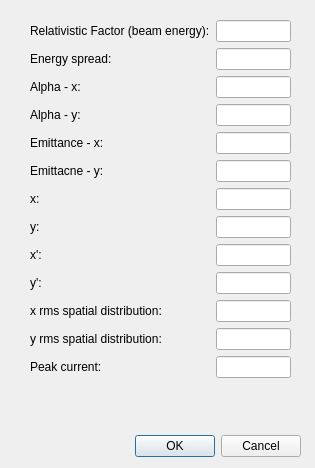
<?xml version="1.0" encoding="UTF-8"?>
<ui version="4.0">
 <class>Dialog</class>
 <widget class="QDialog" name="Dialog">
  <property name="geometry">
   <rect>
    <x>0</x>
    <y>0</y>
    <width>315</width>
    <height>468</height>
   </rect>
  </property>
  <property name="windowTitle">
   <string>Dialog</string>
  </property>
  <widget class="QDialogButtonBox" name="buttonBox">
   <property name="geometry">
    <rect>
     <x>50</x>
     <y>430</y>
     <width>251</width>
     <height>32</height>
    </rect>
   </property>
   <property name="orientation">
    <enum>Qt::Horizontal</enum>
   </property>
   <property name="standardButtons">
    <set>QDialogButtonBox::Cancel|QDialogButtonBox::Ok</set>
   </property>
  </widget>
  <widget class="QWidget" name="formLayoutWidget">
   <property name="geometry">
    <rect>
     <x>30</x>
     <y>20</y>
     <width>261</width>
     <height>395</height>
    </rect>
   </property>
   <layout class="QFormLayout" name="formLayout">
    <item row="0" column="0">
     <widget class="QLabel" name="label">
      <property name="text">
       <string>Relativistic Factor (beam energy):</string>
      </property>
     </widget>
    </item>
    <item row="0" column="1">
     <widget class="QLineEdit" name="gamma0"/>
    </item>
    <item row="1" column="0">
     <widget class="QLabel" name="label_2">
      <property name="text">
       <string>Energy spread:</string>
      </property>
     </widget>
    </item>
    <item row="1" column="1">
     <widget class="QLineEdit" name="delgam"/>
    </item>
    <item row="2" column="0">
     <widget class="QLabel" name="label_3">
      <property name="text">
       <string>Alpha - x:</string>
      </property>
     </widget>
    </item>
    <item row="3" column="0">
     <widget class="QLabel" name="label_4">
      <property name="text">
       <string>Alpha - y:</string>
      </property>
     </widget>
    </item>
    <item row="4" column="0">
     <widget class="QLabel" name="label_5">
      <property name="text">
       <string>Emittance - x:</string>
      </property>
     </widget>
    </item>
    <item row="5" column="0">
     <widget class="QLabel" name="label_6">
      <property name="text">
       <string>Emittacne - y:</string>
      </property>
     </widget>
    </item>
    <item row="6" column="0">
     <widget class="QLabel" name="label_7">
      <property name="text">
       <string>x:</string>
      </property>
     </widget>
    </item>
    <item row="7" column="0">
     <widget class="QLabel" name="label_8">
      <property name="text">
       <string>y:</string>
      </property>
     </widget>
    </item>
    <item row="2" column="1">
     <widget class="QLineEdit" name="alphax"/>
    </item>
    <item row="3" column="1">
     <widget class="QLineEdit" name="alphay"/>
    </item>
    <item row="4" column="1">
     <widget class="QLineEdit" name="emitx"/>
    </item>
    <item row="5" column="1">
     <widget class="QLineEdit" name="emity"/>
    </item>
    <item row="6" column="1">
     <widget class="QLineEdit" name="xbeam"/>
    </item>
    <item row="7" column="1">
     <widget class="QLineEdit" name="ybeam"/>
    </item>
    <item row="12" column="0">
     <widget class="QLabel" name="label_9">
      <property name="text">
       <string>Peak current:</string>
      </property>
     </widget>
    </item>
    <item row="12" column="1">
     <widget class="QLineEdit" name="curpeak"/>
    </item>
    <item row="10" column="0">
     <widget class="QLabel" name="label_10">
      <property name="text">
       <string>x rms spatial distribution:</string>
      </property>
     </widget>
    </item>
    <item row="10" column="1">
     <widget class="QLineEdit" name="rxbeam"/>
    </item>
    <item row="11" column="0">
     <widget class="QLabel" name="label_11">
      <property name="text">
       <string>y rms spatial distribution:</string>
      </property>
     </widget>
    </item>
    <item row="11" column="1">
     <widget class="QLineEdit" name="rybeam"/>
    </item>
    <item row="8" column="0">
     <widget class="QLabel" name="label_12">
      <property name="text">
       <string>x':</string>
      </property>
     </widget>
    </item>
    <item row="9" column="0">
     <widget class="QLabel" name="label_13">
      <property name="text">
       <string>y':</string>
      </property>
     </widget>
    </item>
    <item row="8" column="1">
     <widget class="QLineEdit" name="pxbeam"/>
    </item>
    <item row="9" column="1">
     <widget class="QLineEdit" name="pybeam"/>
    </item>
   </layout>
  </widget>
 </widget>
 <resources/>
 <connections>
  <connection>
   <sender>buttonBox</sender>
   <signal>accepted()</signal>
   <receiver>Dialog</receiver>
   <slot>accept()</slot>
   <hints>
    <hint type="sourcelabel">
     <x>248</x>
     <y>254</y>
    </hint>
    <hint type="destinationlabel">
     <x>157</x>
     <y>274</y>
    </hint>
   </hints>
  </connection>
  <connection>
   <sender>buttonBox</sender>
   <signal>rejected()</signal>
   <receiver>Dialog</receiver>
   <slot>reject()</slot>
   <hints>
    <hint type="sourcelabel">
     <x>316</x>
     <y>260</y>
    </hint>
    <hint type="destinationlabel">
     <x>286</x>
     <y>274</y>
    </hint>
   </hints>
  </connection>
 </connections>
</ui>
